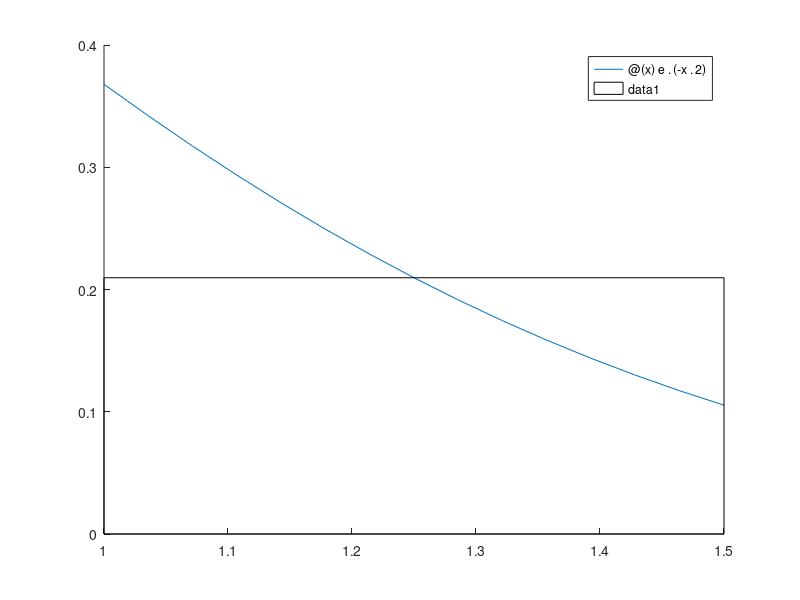

This figure's MATLAB source:
addpath(pwd)

a = 1;
b = 1.5;
x = [a:0.01:b];

f = @(x) e.^(-x.^2);
result = (b-a) * f((a+b)/2);
printf("Integral evaluation: %.20d\n", result);

hold on;
fplot(f, [a, b]);
sh = fill([1, 1.5, 1.5, 1, 1], [0, 0, f(1.25), f(1.25), 0], 'b')
set(sh,'facealpha',.0)

n1 = 150;
n2 = 500;

function y = reapeated_rectangle(a,b,f,n)
  h = (b-a) / n;
  x1 = a + h/2;
  s = f(x1);
  i = [2:n];
  xi = x1 + (i-1) * h;
  s = s + sum(f(xi(1: end)));
  y = h * s;
end

printf("f for n = 150: %f\n", reapeated_rectangle(a, b, f, n1));
printf("f for n = 500: %f\n", reapeated_rectangle(a, b, f, n2));
